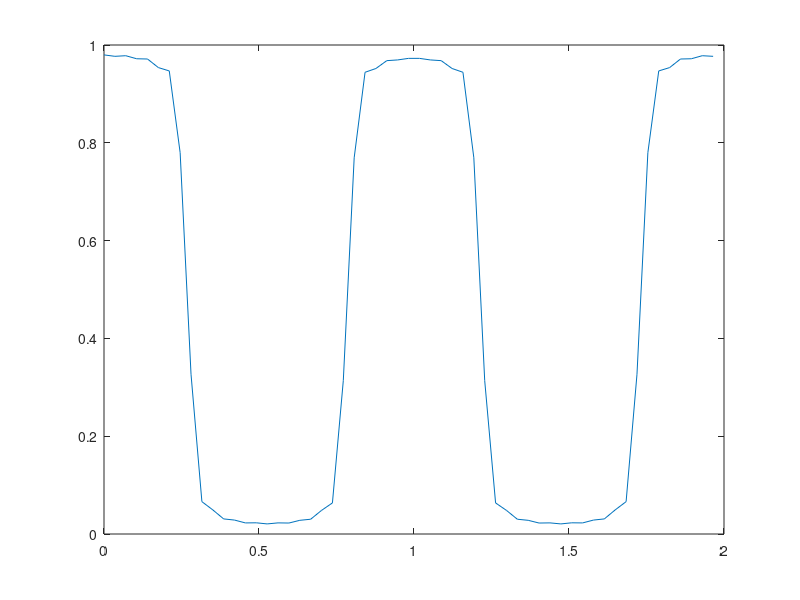

MATLAB code for this plot:
n = 0:56;
hd = +sin (15 * pi / 56*(n-28))./(pi*(n-28))-sin (11*pi/14*(n-28))./(pi*(n-28));
hd(29) = 1 + 15/56 - 11/14;
h = hd .* bartlett(57).';
Fh = fft (h);
w = linspace (0,2,58);
plot (w(1:57), abs (Fh));
